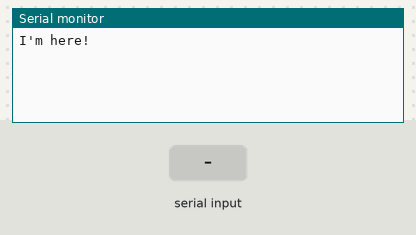
Recording of a sketch running on a simulated Arduino Mega 2560, built with avr-gcc and run on an emulated ATmega2560. Parts: the last lines printed to the serial monitor. Inputs (shaded band) come from the test bench.

Above: at 1.4 s.
1.5 s: "1" received over the second serial link
At 2.3 s:
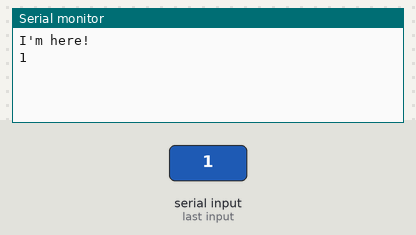
3.0 s: "0" received over the second serial link
At 3.4 s:
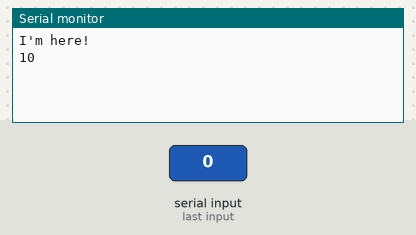

The sketch:

bluetooth_terminal.ino
```cpp
/*
 * A serial terminal for a Bluetooth adapter connected to Serial1
 * RX of BT adapter to TX1 of Arduino Mega
 * TX of BT adapter to RX1 of Arduino Mega
 * Open serial monitor at 115200 and communicate with the BT adepter
 *
 * Remember, to get into command mode you have to send "$$$" with no
 * carriage return or linefeed.
 */
#define bluetooth Serial1
void setup()
{
  Serial.begin(115200);  // Begin the serial monitor at 9600bp
  bluetooth.begin(115200);  // The Bluetooth Mate defaults to 115200bps
  bluetooth.print("$");  // Print three times individually
  bluetooth.print("$");
  bluetooth.print("$");  // Enter command mode
  delay(100);  // Short delay, wait for the Mate to send back CMD
  bluetooth.println("U,9600,N");  // Temporarily Change the baudrate to 9600, no parity
  delay(100);
  // 115200 can be too fast at times for NewSoftSerial to relay the data reliably
  bluetooth.begin(9600);
  Serial.println("I'm here!");
}
void loop() { // run over and over
  if (bluetooth.available()) {
    Serial.write((char)bluetooth.read());
  }
  if (Serial.available()) {
    bluetooth.write((char)Serial.read());
  }
}
```

Measured:
- after the input at 1.5 s, the serial monitor: prints a new line at once (image 1)
- after the input at 3.0 s, the serial monitor: prints a new line at once (image 2)
